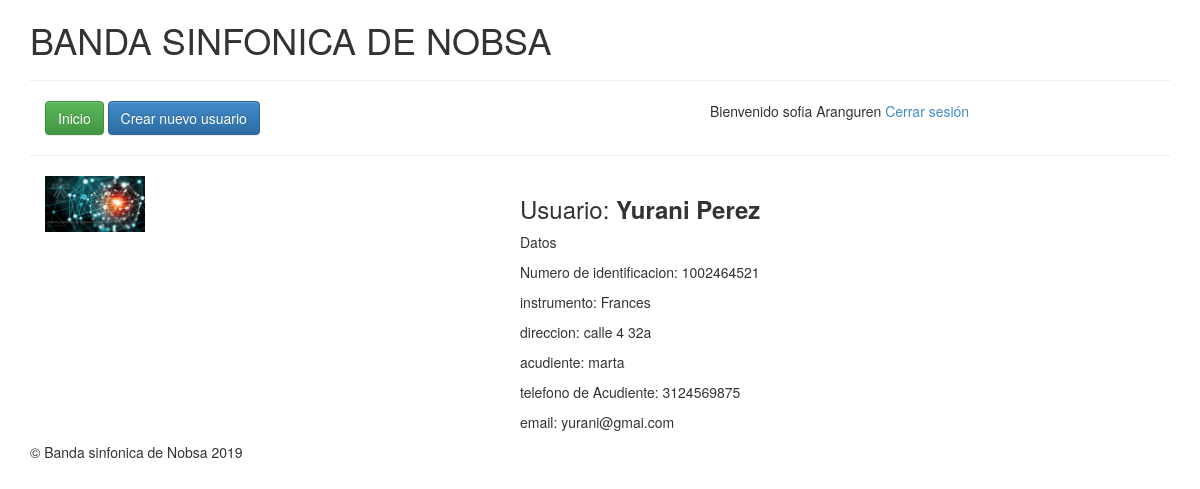
The page /ver.php?id=31 (signed in) on the database its author committed.
### tables this page shows
CREATE TABLE `users` (
  `user_id` int(255) NOT NULL,
  `identificacion` varchar(55) DEFAULT NULL,
  `nombre` varchar(50) DEFAULT NULL,
  `apellidos` varchar(255) DEFAULT NULL,
  `instrumento` varchar(255) DEFAULT NULL,
  `email` varchar(255) DEFAULT NULL,
  `password` varchar(255) DEFAULT NULL,
  `role` varchar(255) DEFAULT NULL,
  `direccion` text,
  `acudiente` varchar(255) DEFAULT NULL,
  `telefonoAcudiente` varchar(255) DEFAULT NULL,
  `image` varchar(255) DEFAULT NULL
);

### ver.php (the view, shortened to what this page needs)
<?php require_once 'includes/header.php';?>
<?php
$id= $_GET["id"];
$user_query = mysqli_query($db, "SELECT * FROM users WHERE user_id = {$id}");
$user=mysqli_fetch_assoc($user_query);
?>
<?php if($user["image"] != null){?>
<div class="col-lg-5">
      <img src="uploads/<?php echo $user["image"] ?>" width="100"/>
    <?php } ?>
  </div>
<div class="col-lg-7">
<h3>Usuario: <strong><?php echo $user["nombre"]." ".$user["apellidos"];?></strong></h3>
<p>Datos</p>
<p>Numero de identificacion: <?php echo $user["identificacion"];?></p>
<p>instrumento: <?php echo $user["instrumento"];?></p>
<p>direccion: <?php echo $user["direccion"];?></p>
<p>acudiente: <?php echo $user["acudiente"];?></p>
<p>telefono de Acudiente: <?php echo $user["telefonoAcudiente"];?></p>
<p>email: <?php echo $user["email"];?></p>
</div>
<?php require_once 'includes/footer.php';?>

### rows shown on the page
users: image (picture), nombre "Yurani", apellidos "Perez", identificacion "1002464521", instrumento "Frances", direccion "calle 4 32a", acudiente "marta", telefonoAcudiente "3124569875", email "yurani@gmai.com"

### other values the page prints
$_SESSION["logged"]["nombre"] "sofia"
$_SESSION["logged"]["apellidos"] "Aranguren"
